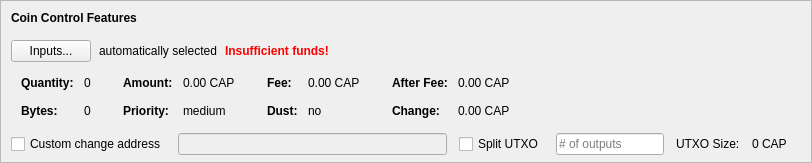
    <widget class="QFrame" name="frameCoinControl">
     <property name="sizePolicy">
      <sizepolicy hsizetype="Expanding" vsizetype="Expanding">
       <horstretch>0</horstretch>
       <verstretch>0</verstretch>
      </sizepolicy>
     </property>
     <property name="maximumSize">
      <size>
       <width>16777215</width>
       <height>16777215</height>
      </size>
     </property>
     <property name="frameShape">
      <enum>QFrame::StyledPanel</enum>
     </property>
     <property name="frameShadow">
      <enum>QFrame::Sunken</enum>
     </property>
     <layout class="QVBoxLayout" name="verticalLayoutCoinControl2">
      <property name="spacing">
       <number>0</number>
      </property>
      <property name="leftMargin">
       <number>0</number>
      </property>
      <property name="topMargin">
       <number>0</number>
      </property>
      <property name="rightMargin">
       <number>0</number>
      </property>
      <property name="bottomMargin">
       <number>6</number>
      </property>
      <item>
       <layout class="QVBoxLayout" name="verticalLayoutCoinControl" stretch="0,0,0,0,1">
        <property name="spacing">
         <number>0</number>
        </property>
        <property name="leftMargin">
         <number>10</number>
        </property>
        <property name="topMargin">
         <number>10</number>
        </property>
        <item>
         <layout class="QHBoxLayout" name="horizontalLayoutCoinControl1">
          <property name="bottomMargin">
           <number>15</number>
          </property>
          <item>
           <widget class="QLabel" name="labelCoinControlFeatures">
            <property name="sizePolicy">
             <sizepolicy hsizetype="Preferred" vsizetype="Maximum">
              <horstretch>0</horstretch>
              <verstretch>0</verstretch>
             </sizepolicy>
            </property>
            <property name="font">
             <font>
              <weight>75</weight>
              <bold>true</bold>
             </font>
            </property>
            <property name="styleSheet">
             <string notr="true">font-weight:bold;</string>
            </property>
            <property name="text">
             <string>Coin Control Features</string>
            </property>
           </widget>
          </item>
         </layout>
        </item>
        <item>
         <layout class="QHBoxLayout" name="horizontalLayoutCoinControl2" stretch="0,0,0,0">
          <property name="spacing">
           <number>8</number>
          </property>
          <property name="bottomMargin">
           <number>10</number>
          </property>
          <item>
           <widget class="QPushButton" name="pushButtonCoinControl">
            <property name="styleSheet">
             <string notr="true"/>
            </property>
            <property name="text">
             <string>Inputs...</string>
            </property>
            <property name="autoDefault">
             <bool>false</bool>
            </property>
           </widget>
          </item>
          <item>
           <widget class="QLabel" name="labelCoinControlAutomaticallySelected">
            <property name="text">
             <string>automatically selected</string>
            </property>
            <property name="margin">
             <number>5</number>
            </property>
           </widget>
          </item>
          <item>
           <widget class="QLabel" name="labelCoinControlInsuffFunds">
            <property name="font">
             <font>
              <weight>75</weight>
              <bold>true</bold>
             </font>
            </property>
            <property name="styleSheet">
             <string notr="true">color:red;font-weight:bold;</string>
            </property>
            <property name="text">
             <string>Insufficient funds!</string>
            </property>
            <property name="margin">
             <number>5</number>
            </property>
           </widget>
          </item>
          <item>
           <spacer name="horizontalSpacerCoinControl">
            <property name="orientation">
             <enum>Qt::Horizontal</enum>
            </property>
            <property name="sizeHint" stdset="0">
             <size>
              <width>40</width>
              <height>1</height>
             </size>
            </property>
           </spacer>
          </item>
         </layout>
        </item>
        <item>
         <widget class="QWidget" name="widgetCoinControl" native="true">
          <property name="sizePolicy">
           <sizepolicy hsizetype="Preferred" vsizetype="Preferred">
            <horstretch>0</horstretch>
            <verstretch>0</verstretch>
           </sizepolicy>
          </property>
          <property name="minimumSize">
           <size>
            <width>0</width>
            <height>0</height>
           </size>
          </property>
          <property name="styleSheet">
           <string notr="true"/>
          </property>
          <layout class="QHBoxLayout" name="horizontalLayoutCoinControl5">
           <property name="leftMargin">
            <number>0</number>
           </property>
           <property name="topMargin">
            <number>0</number>
           </property>
           <property name="rightMargin">
            <number>0</number>
           </property>
           <property name="bottomMargin">
            <number>0</number>
           </property>
           <item>
            <layout class="QHBoxLayout" name="horizontalLayoutCoinControl3" stretch="0,0,0,1">
             <property name="spacing">
              <number>20</number>
             </property>
             <property name="topMargin">
              <number>0</number>
             </property>
             <property name="bottomMargin">
              <number>10</number>
             </property>
             <item>
              <layout class="QFormLayout" name="formLayoutCoinControl1">
               <property name="horizontalSpacing">
                <number>10</number>
               </property>
               <property name="verticalSpacing">
                <number>14</number>
               </property>
               <property name="leftMargin">
                <number>10</number>
               </property>
               <property name="topMargin">
                <number>4</number>
               </property>
               <property name="rightMargin">
                <number>6</number>
               </property>
               <item row="0" column="0">
                <widget class="QLabel" name="labelCoinControlQuantityText">
                 <property name="font">
                  <font>
                   <weight>75</weight>
                   <bold>true</bold>
                  </font>
                 </property>
                 <property name="text">
                  <string>Quantity:</string>
                 </property>
                 <property name="margin">
                  <number>0</number>
                 </property>
                </widget>
               </item>
               <item row="0" column="1">
                <widget class="QLabel" name="labelCoinControlQuantity">
                 <property name="cursor">
                  <cursorShape>IBeamCursor</cursorShape>
                 </property>
                 <property name="contextMenuPolicy">
                  <enum>Qt::ActionsContextMenu</enum>
                 </property>
                 <property name="text">
                  <string notr="true">0</string>
                 </property>
                 <property name="margin">
                  <number>0</number>
                 </property>
                 <property name="textInteractionFlags">
                  <set>Qt::LinksAccessibleByMouse|Qt::TextSelectableByKeyboard|Qt::TextSelectableByMouse</set>
                 </property>
                </widget>
               </item>
               <item row="1" column="0">
                <widget class="QLabel" name="labelCoinControlBytesText">
                 <property name="font">
                  <font>
                   <weight>75</weight>
                   <bold>true</bold>
                  </font>
                 </property>
                 <property name="text">
                  <string>Bytes:</string>
                 </property>
                </widget>
               </item>
               <item row="1" column="1">
                <widget class="QLabel" name="labelCoinControlBytes">
                 <property name="cursor">
                  <cursorShape>IBeamCursor</cursorShape>
                 </property>
                 <property name="contextMenuPolicy">
                  <enum>Qt::ActionsContextMenu</enum>
                 </property>
                 <property name="text">
                  <string notr="true">0</string>
                 </property>
                 <property name="textInteractionFlags">
                  <set>Qt::LinksAccessibleByMouse|Qt::TextSelectableByKeyboard|Qt::TextSelectableByMouse</set>
                 </property>
                </widget>
               </item>
              </layout>
             </item>
             <item>
              <layout class="QFormLayout" name="formLayoutCoinControl2">
               <property name="horizontalSpacing">
                <number>10</number>
               </property>
               <property name="verticalSpacing">
                <number>14</number>
               </property>
               <property name="leftMargin">
                <number>6</number>
               </property>
               <property name="topMargin">
                <number>4</number>
               </property>
               <property name="rightMargin">
                <number>6</number>
               </property>
               <item row="0" column="0">
                <widget class="QLabel" name="labelCoinControlAmountText">
                 <property name="font">
                  <font>
                   <weight>75</weight>
                   <bold>true</bold>
                  </font>
                 </property>
                 <property name="text">
                  <string>Amount:</string>
                 </property>
                 <property name="margin">
                  <number>0</number>
                 </property>
                </widget>
               </item>
               <item row="0" column="1">
                <widget class="QLabel" name="labelCoinControlAmount">
                 <property name="cursor">
                  <cursorShape>IBeamCursor</cursorShape>
                 </property>
                 <property name="contextMenuPolicy">
                  <enum>Qt::ActionsContextMenu</enum>
                 </property>
                 <property name="text">
                  <string notr="true">0.00 CAP</string>
                 </property>
                 <property name="textInteractionFlags">
                  <set>Qt::LinksAccessibleByMouse|Qt::TextSelectableByKeyboard|Qt::TextSelectableByMouse</set>
                 </property>
                </widget>
               </item>
               <item row="1" column="0">
                <widget class="QLabel" name="labelCoinControlPriorityText">
                 <property name="font">
                  <font>
                   <weight>75</weight>
                   <bold>true</bold>
                  </font>
                 </property>
                 <property name="text">
                  <string>Priority:</string>
                 </property>
                </widget>
               </item>
               <item row="1" column="1">
                <widget class="QLabel" name="labelCoinControlPriority">
                 <property name="cursor">
                  <cursorShape>IBeamCursor</cursorShape>
                 </property>
                 <property name="contextMenuPolicy">
                  <enum>Qt::ActionsContextMenu</enum>
                 </property>
                 <property name="text">
                  <string>medium</string>
                 </property>
                 <property name="textInteractionFlags">
                  <set>Qt::LinksAccessibleByMouse|Qt::TextSelectableByKeyboard|Qt::TextSelectableByMouse</set>
                 </property>
                </widget>
               </item>
              </layout>
             </item>
             <item>
              <layout class="QFormLayout" name="formLayoutCoinControl3">
               <property name="horizontalSpacing">
                <number>10</number>
               </property>
               <property name="verticalSpacing">
                <number>14</number>
               </property>
               <property name="leftMargin">
                <number>6</number>
               </property>
               <property name="topMargin">
                <number>4</number>
               </property>
               <property name="rightMargin">
                <number>6</number>
               </property>
               <item row="0" column="0">
                <widget class="QLabel" name="labelCoinControlFeeText">
                 <property name="font">
                  <font>
                   <weight>75</weight>
                   <bold>true</bold>
                  </font>
                 </property>
                 <property name="text">
                  <string>Fee:</string>
                 </property>
                 <property name="margin">
                  <number>0</number>
                 </property>
                </widget>
               </item>
               <item row="0" column="1">
                <widget class="QLabel" name="labelCoinControlFee">
                 <property name="cursor">
                  <cursorShape>IBeamCursor</cursorShape>
                 </property>
                 <property name="contextMenuPolicy">
                  <enum>Qt::ActionsContextMenu</enum>
                 </property>
                 <property name="text">
                  <string notr="true">0.00 CAP</string>
                 </property>
                 <property name="textInteractionFlags">
                  <set>Qt::LinksAccessibleByMouse|Qt::TextSelectableByKeyboard|Qt::TextSelectableByMouse</set>
                 </property>
                </widget>
               </item>
               <item row="1" column="0">
                <widget class="QLabel" name="labelCoinControlLowOutputText">
                 <property name="font">
                  <font>
                   <weight>75</weight>
                   <bold>true</bold>
                  </font>
                 </property>
                 <property name="text">
                  <string>Dust:</string>
                 </property>
                </widget>
               </item>
               <item row="1" column="1">
                <widget class="QLabel" name="labelCoinControlLowOutput">
                 <property name="cursor">
                  <cursorShape>IBeamCursor</cursorShape>
                 </property>
                 <property name="contextMenuPolicy">
                  <enum>Qt::ActionsContextMenu</enum>
                 </property>
                 <property name="text">
                  <string>no</string>
                 </property>
                 <property name="textInteractionFlags">
                  <set>Qt::LinksAccessibleByMouse|Qt::TextSelectableByKeyboard|Qt::TextSelectableByMouse</set>
                 </property>
                </widget>
               </item>
              </layout>
             </item>
             <item>
              <layout class="QFormLayout" name="formLayoutCoinControl4">
               <property name="horizontalSpacing">
                <number>10</number>
               </property>
               <property name="verticalSpacing">
                <number>14</number>
               </property>
               <property name="leftMargin">
                <number>6</number>
               </property>
               <property name="topMargin">
                <number>4</number>
               </property>
               <property name="rightMargin">
                <number>6</number>
               </property>
               <item row="0" column="0">
                <widget class="QLabel" name="labelCoinControlAfterFeeText">
                 <property name="font">
                  <font>
                   <weight>75</weight>
                   <bold>true</bold>
                  </font>
                 </property>
                 <property name="text">
                  <string>After Fee:</string>
                 </property>
                 <property name="margin">
                  <number>0</number>
                 </property>
                </widget>
               </item>
               <item row="0" column="1">
                <widget class="QLabel" name="labelCoinControlAfterFee">
                 <property name="cursor">
                  <cursorShape>IBeamCursor</cursorShape>
                 </property>
                 <property name="contextMenuPolicy">
                  <enum>Qt::ActionsContextMenu</enum>
                 </property>
                 <property name="text">
                  <string notr="true">0.00 CAP</string>
                 </property>
                 <property name="textInteractionFlags">
                  <set>Qt::LinksAccessibleByMouse|Qt::TextSelectableByKeyboard|Qt::TextSelectableByMouse</set>
                 </property>
                </widget>
               </item>
               <item row="1" column="0">
                <widget class="QLabel" name="labelCoinControlChangeText">
                 <property name="font">
                  <font>
                   <weight>75</weight>
                   <bold>true</bold>
                  </font>
                 </property>
                 <property name="text">
                  <string>Change:</string>
                 </property>
                </widget>
               </item>
               <item row="1" column="1">
                <widget class="QLabel" name="labelCoinControlChange">
                 <property name="cursor">
                  <cursorShape>IBeamCursor</cursorShape>
                 </property>
                 <property name="contextMenuPolicy">
                  <enum>Qt::ActionsContextMenu</enum>
                 </property>
                 <property name="text">
                  <string notr="true">0.00 CAP</string>
                 </property>
                 <property name="textInteractionFlags">
                  <set>Qt::LinksAccessibleByMouse|Qt::TextSelectableByKeyboard|Qt::TextSelectableByMouse</set>
                 </property>
                </widget>
               </item>
              </layout>
             </item>
            </layout>
           </item>
          </layout>
         </widget>
        </item>
        <item>
         <layout class="QHBoxLayout" name="horizontalLayoutCoinControl4" stretch="0,0,0,0,0,0,0">
          <property name="spacing">
           <number>12</number>
          </property>
          <property name="sizeConstraint">
           <enum>QLayout::SetDefaultConstraint</enum>
          </property>
          <property name="topMargin">
           <number>5</number>
          </property>
          <property name="rightMargin">
           <number>5</number>
          </property>
          <item>
           <widget class="QCheckBox" name="checkBoxCoinControlChange">
            <property name="toolTip">
             <string>If this is activated, but the change address is empty or invalid, change will be sent to a newly generated address.</string>
            </property>
            <property name="text">
             <string>Custom change address</string>
            </property>
           </widget>
          </item>
          <item>
           <widget class="QValidatedLineEdit" name="lineEditCoinControlChange">
            <property name="enabled">
             <bool>false</bool>
            </property>
            <property name="sizePolicy">
             <sizepolicy hsizetype="Expanding" vsizetype="Fixed">
              <horstretch>0</horstretch>
              <verstretch>0</verstretch>
             </sizepolicy>
            </property>
           </widget>
          </item>
          <item>
           <widget class="QCheckBox" name="splitBlockCheckBox">
            <property name="text">
             <string>Split UTXO</string>
            </property>
           </widget>
          </item>
          <item>
           <widget class="QLineEdit" name="splitBlockLineEdit">
            <property name="sizePolicy">
             <sizepolicy hsizetype="Fixed" vsizetype="Fixed">
              <horstretch>50</horstretch>
              <verstretch>0</verstretch>
             </sizepolicy>
            </property>
            <property name="placeholderText">
             <string># of outputs</string>
            </property>
           </widget>
          </item>
          <item>
           <widget class="QLabel" name="labelBlockSizeText">
            <property name="text">
             <string>UTXO Size:</string>
            </property>
           </widget>
          </item>
          <item>
           <widget class="QLabel" name="labelBlockSize">
            <property name="text">
             <string>0 CAP</string>
            </property>
           </widget>
          </item>
          <item>
           <widget class="QLabel" name="labelCoinControlChangeLabel">
            <property name="sizePolicy">
             <sizepolicy hsizetype="Preferred" vsizetype="Expanding">
              <horstretch>0</horstretch>
              <verstretch>0</verstretch>
             </sizepolicy>
            </property>
            <property name="minimumSize">
             <size>
              <width>0</width>
              <height>0</height>
             </size>
            </property>
            <property name="text">
             <string/>
            </property>
            <property name="margin">
             <number>3</number>
            </property>
           </widget>
          </item>
         </layout>
        </item>
        <item>
         <spacer name="verticalSpacerCoinControl">
          <property name="orientation">
           <enum>Qt::Vertical</enum>
          </property>
          <property name="sizeHint" stdset="0">
           <size>
            <width>800</width>
            <height>1</height>
           </size>
          </property>
         </spacer>
        </item>
       </layout>
      </item>
     </layout>
    </widget>
